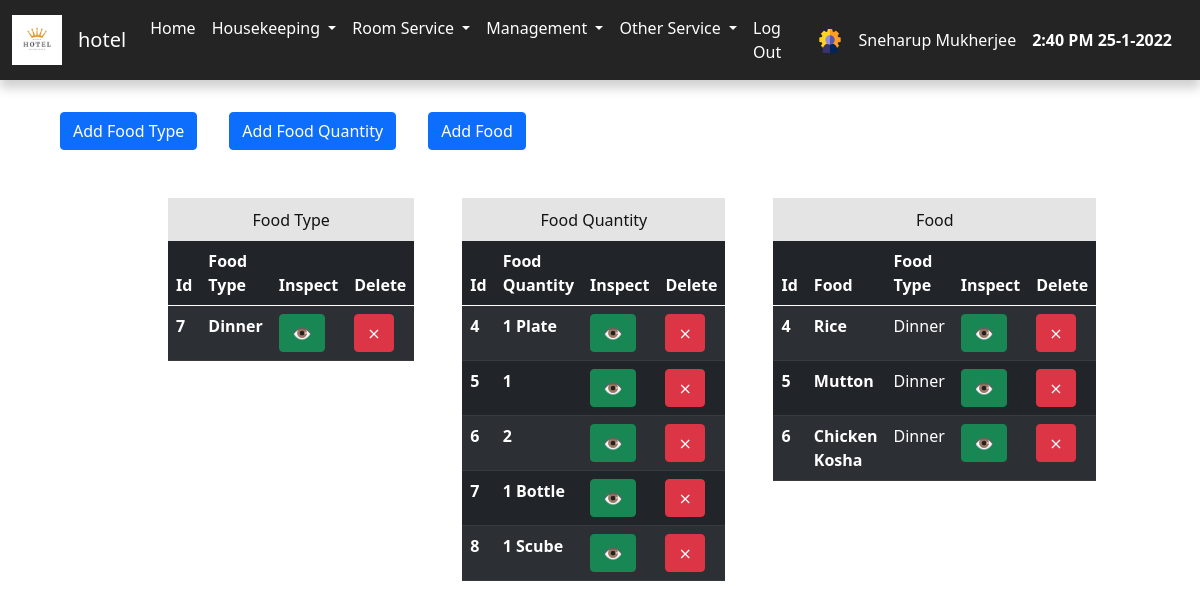
/admin/food.php (signed in), run on the app's committed database.
### tables this page shows
CREATE TABLE `food_type` (
  `food_type_id` int(11) NOT NULL,
  `food_type` varchar(20) NOT NULL
);

CREATE TABLE `food_quentity` (
  `food_quentity_id` int(11) NOT NULL,
  `food_quentity` varchar(20) NOT NULL
);

CREATE TABLE `food` (
  `food_id` int(11) NOT NULL,
  `food_type_id` int(11) NOT NULL,
  `food` varchar(30) NOT NULL
);

### admin/include/view_food.php (the view, shortened to what this page needs)
<div class="room_view_main_div">
    <div class="main_add_div">
        <div class="sub_add_div">
            <form action="./food.php" method="POST">
                <button class="btn btn-primary" type="submit">Add Food Type</button>
            </form>
        </div>
        <div class="sub_add_div">
            <form action="./food.php" method="POST">
                <button class="btn btn-primary" type="submit">Add Food Quantity</button>
            </form>
        </div>
        <div class="sub_add_div">
            <form action="./food.php" method="POST">
                <button class="btn btn-primary" type="submit">Add Food</button>
            </form>
        </div>
    </div>
    <div class="manage_room_main">
        <div style="margin-right: 3rem; ">
            <div class="table_heading">
                Food Type
            </div>
            <table class="table table-dark table-striped">
                <thead>
                    <tr>
                        <th scope="col">Id</th>
                        <th scope="col">Food Type</th>
                        <th scope="col">Inspect</th>
                        <th scope="col">Delete</th>
                    </tr>
                </thead>
                <tbody>
                    <?php
                    $query = "SELECT * FROM food_type";
                    $result = mysqli_query($connect, $query);
                    while ($row = mysqli_fetch_assoc($result)) {
                    ?>
                        <tr>
                            <th scope="row"><?php echo $row['food_type_id']; ?></th>
                            <th><?php echo $row['food_type']; ?></th>
                            <td>
                                <form action="./food.php" method="POST">
                                    <button class="btn btn-success" type="submit">&#x1F441;</button>
                                </form>
                            </td>
                            <td>
                                <form action="./food.php" method="POST">
                                    <button class="btn btn-danger" type="submit">&Cross;</button>
                                </form>
                            </td>
                        </tr><?php }  ?>
                </tbody>
            </table>
        </div>
        <div style="margin-right: 3rem; ">
            <div class="table_heading">
                Food Quantity
            </div>
            <table class="table table-dark table-striped">
                <thead>
                    <tr>
                        <th scope="col">Id</th>
                        <th scope="col">Food Quantity</th>
                        <th scope="col">Inspect</th>
                        <th scope="col">Delete</th>
                    </tr>
                </thead>
                <tbody>
                    <?php
                    $query = "SELECT * FROM food_quentity";
                    $result = mysqli_query($connect, $query);
                    while ($row = mysqli_fetch_assoc($result)) {
                    ?>
                        <tr>
                            <th scope="row"><?php echo $row['food_quentity_id']; ?></th>
                            <th><?php echo $row['food_quentity']; ?></th>
                            <td>
                                <form action="./food.php" method="POST">
                                    <button class="btn btn-success" type="submit">&#x1F441;</button>
                                </form>
                            </td>
                            <td>
                                <form action="./food.php" method="POST">
                                    <button class="btn btn-danger" type="submit">&Cross;</button>
                                </form>
                            </td>
                        </tr><?php }  ?>
                </tbody>
            </table>
        </div>
        <div>
            <div class="table_heading">
                Food
            </div>
            <table class="table table-dark table-striped">
                <thead>
                    <tr>
                        <th scope="col">Id</th>
                        <th scope="col">Food</th>
                        <th scope="col">Food Type</th>
                        <th scope="col">Inspect</th>
                        <th scope="col">Delete</th>
                    </tr>
                </thead>
                <tbody>
                    <?php
                    $query = "SELECT * FROM food INNER JOIN food_type ON food.food_type_id = food_type.food_type_id ";
                    $result = mysqli_query($connect, $query);
                    while ($row = mysqli_fetch_assoc($result)) {
                    ?>
                        <tr>
                            <th scope="row"><?php echo $row['food_id']; ?></th>
                            <th><?php echo $row['food']; ?></th>
                            <td><?php echo $row['food_type']; ?></td>
                            <td>
                                <form action="./food.php" method="POST">
                                    <button class="btn btn-success" type="submit">&#x1F441;</button>
                                </form>
                            </td>
                            <td>
                                <form action="./food.php" method="POST">
                                    <button class="btn btn-danger" type="submit">&Cross;</button>
                                </form>
                            </td>
                        </tr> <?php } ?>
                </tbody>
            </table>
        </div>
    </div>
</div>

### admin/static/style.css (style rules this page uses)
body { margin: 0px; padding: 0px; box-sizing: border-box; background-color: #ffffff !important; color: rgb(0, 0, 0) !important; font-family: 'Roboto',sans-serif; }
.room_view_main_div { width: 90%; margin: auto; overflow:auto; }
.main_add_div { display:flex; flex-direction:row; margin-top:2rem; }
.sub_add_div { margin-right: 2rem; }
.manage_room_main { display:flex; flex-direction:row; margin:3rem auto; width: 80%; }
.table_heading { width: 100%; background-color: #e4e4e4; color: rgb(19, 19, 19); text-align: center; padding: .6rem; }

### data on the page
food_type: food_type_id "7", food_type "Dinner"
food_quentity: food_quentity_id "4", food_quentity "1 Plate"
food_quentity: food_quentity_id "5", food_quentity "1"
food_quentity: food_quentity_id "6", food_quentity "2"
food_quentity: food_quentity_id "7", food_quentity "1 Bottle"
food_quentity: food_quentity_id "8", food_quentity "1 Scube"
food: food_id "4", food "Rice", food_type.food_type "Dinner"
food: food_id "5", food "Mutton", food_type.food_type "Dinner"
food: food_id "6", food "Chicken Kosha", food_type.food_type "Dinner"

### other printed values
$_SESSION['username'] "Sneharup Mukherjee"
